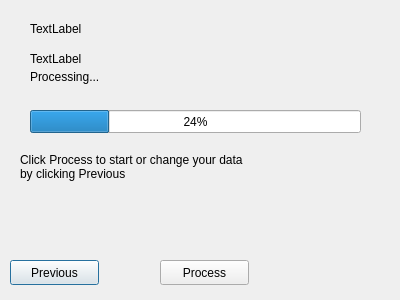
<?xml version="1.0" encoding="UTF-8"?>
<ui version="4.0">
 <class>Dialog</class>
 <widget class="QDialog" name="Dialog">
  <property name="geometry">
   <rect>
    <x>0</x>
    <y>0</y>
    <width>400</width>
    <height>300</height>
   </rect>
  </property>
  <property name="windowTitle">
   <string>Message Counter</string>
  </property>
  <widget class="QPushButton" name="previous_button">
   <property name="geometry">
    <rect>
     <x>10</x>
     <y>260</y>
     <width>89</width>
     <height>25</height>
    </rect>
   </property>
   <property name="text">
    <string>Previous</string>
   </property>
  </widget>
  <widget class="QPushButton" name="process_button">
   <property name="geometry">
    <rect>
     <x>160</x>
     <y>260</y>
     <width>89</width>
     <height>25</height>
    </rect>
   </property>
   <property name="text">
    <string>Process</string>
   </property>
  </widget>
  <widget class="QProgressBar" name="progressBar">
   <property name="geometry">
    <rect>
     <x>30</x>
     <y>110</y>
     <width>331</width>
     <height>23</height>
    </rect>
   </property>
   <property name="value">
    <number>24</number>
   </property>
  </widget>
  <widget class="QLabel" name="processingLabel">
   <property name="enabled">
    <bool>true</bool>
   </property>
   <property name="geometry">
    <rect>
     <x>30</x>
     <y>67</y>
     <width>91</width>
     <height>20</height>
    </rect>
   </property>
   <property name="inputMethodHints">
    <set>Qt::ImhNone</set>
   </property>
   <property name="text">
    <string>Processing...</string>
   </property>
  </widget>
  <widget class="QLabel" name="nameLabel">
   <property name="geometry">
    <rect>
     <x>30</x>
     <y>20</y>
     <width>67</width>
     <height>17</height>
    </rect>
   </property>
   <property name="sizePolicy">
    <sizepolicy hsizetype="Minimum" vsizetype="Minimum">
     <horstretch>0</horstretch>
     <verstretch>0</verstretch>
    </sizepolicy>
   </property>
   <property name="text">
    <string>TextLabel</string>
   </property>
  </widget>
  <widget class="QLabel" name="pathLabel">
   <property name="geometry">
    <rect>
     <x>30</x>
     <y>50</y>
     <width>67</width>
     <height>17</height>
    </rect>
   </property>
   <property name="sizePolicy">
    <sizepolicy hsizetype="Minimum" vsizetype="Minimum">
     <horstretch>0</horstretch>
     <verstretch>0</verstretch>
    </sizepolicy>
   </property>
   <property name="text">
    <string>TextLabel</string>
   </property>
  </widget>
  <widget class="QLabel" name="infoLabel">
   <property name="geometry">
    <rect>
     <x>20</x>
     <y>150</y>
     <width>281</width>
     <height>34</height>
    </rect>
   </property>
   <property name="text">
    <string>&lt;html&gt;&lt;head/&gt;&lt;body&gt;&lt;p&gt;Click Process to start or change your data &lt;br/&gt;by clicking Previous&lt;/p&gt;&lt;/body&gt;&lt;/html&gt;</string>
   </property>
  </widget>
  <zorder>processingLabel</zorder>
  <zorder>previous_button</zorder>
  <zorder>process_button</zorder>
  <zorder>progressBar</zorder>
  <zorder>nameLabel</zorder>
  <zorder>infoLabel</zorder>
  <zorder>pathLabel</zorder>
 </widget>
 <resources/>
 <connections/>
</ui>
